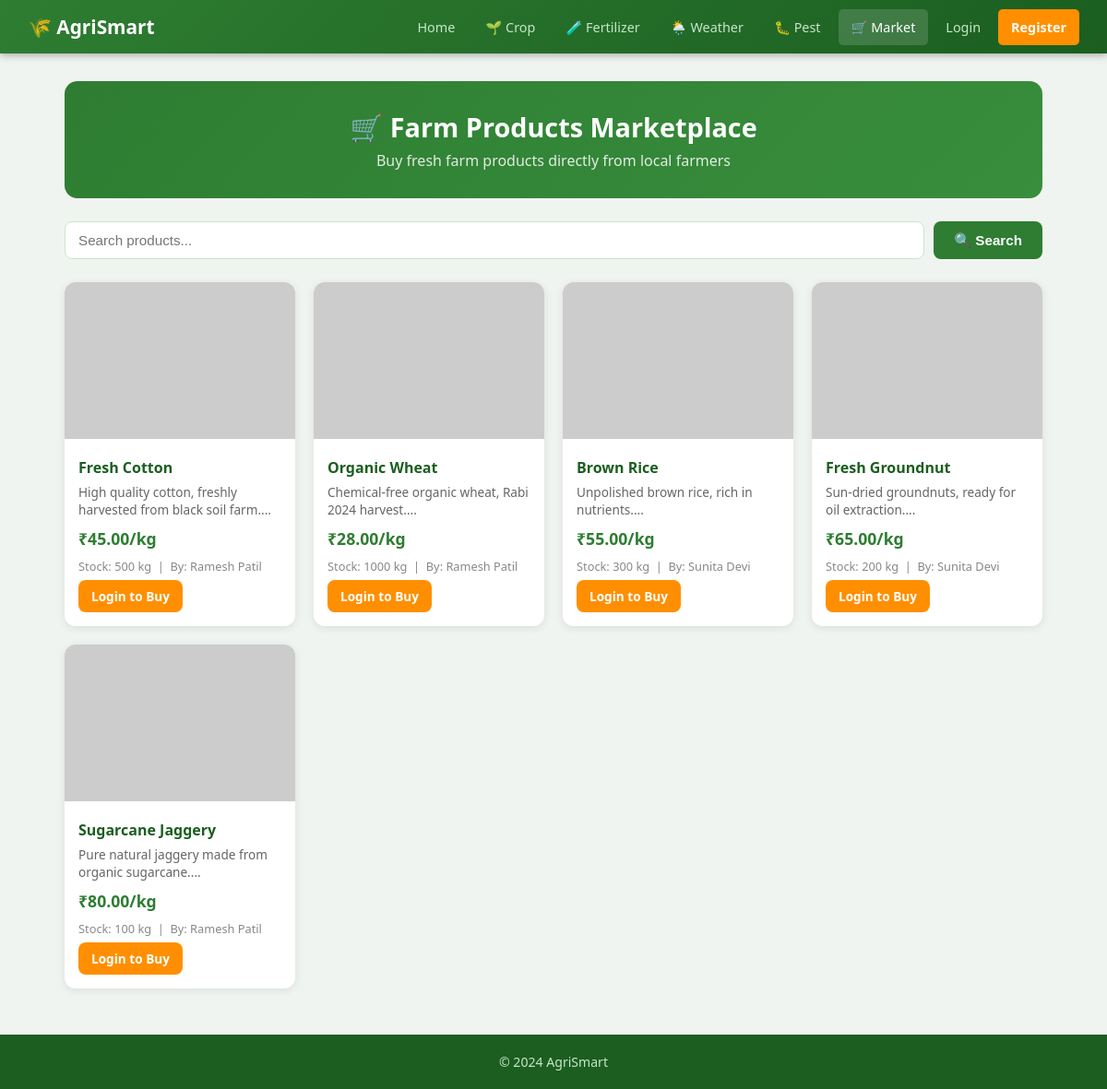
The page /marketplace.php on the database its author committed.
### tables this page shows
CREATE TABLE products (
    id INT AUTO_INCREMENT PRIMARY KEY,
    user_id INT NOT NULL,
    product_name VARCHAR(100) NOT NULL,
    description TEXT,
    price DECIMAL(10,2) NOT NULL,
    quantity INT DEFAULT 1,
    unit VARCHAR(20) DEFAULT 'kg',
    image VARCHAR(255) DEFAULT 'https://via.placeholder.com/200?text=Product',
    status ENUM('available','sold_out') DEFAULT 'available',
    created_at TIMESTAMP DEFAULT CURRENT_TIMESTAMP,
    FOREIGN KEY (user_id) REFERENCES users(id)
);

CREATE TABLE users (
    id INT AUTO_INCREMENT PRIMARY KEY,
    name VARCHAR(100) NOT NULL,
    email VARCHAR(100) UNIQUE NOT NULL,
    password VARCHAR(255) NOT NULL,
    phone VARCHAR(15),
    role ENUM('farmer','buyer','admin') DEFAULT 'farmer',
    created_at TIMESTAMP DEFAULT CURRENT_TIMESTAMP
);

### marketplace.php (the view, shortened to what this page needs)
<?php
include 'db.php';
$search = '';
$where  = "p.status='available'";
?>
<!DOCTYPE html>
<html lang="en">
<head>
    <link rel="stylesheet" href="style.css">
</head>
<body>
<nav>
    <a href="index.php" class="brand">🌾 AgriSmart</a>
    <div class="nav-links">
        <a href="index.php">Home</a>
        <a href="crop_recommend.php">🌱 Crop</a>
        <a href="fertilizer_recommend.php">🧪 Fertilizer</a>
        <a href="weather_advisory.php">🌦️ Weather</a>
        <a href="pest_disease.php">🐛 Pest</a>
        <a href="marketplace.php" class="active">🛒 Market</a>
        <?php if (isset($_SESSION['user_id'])): ?>
            <?php if ($_SESSION['role'] !== 'buyer'): ?>
                <a href="sell_product.php">📦 Sell</a>
            <?php endif; ?>
            <a href="cart.php">🛍️ Cart</a>
            <a href="orders.php">📋 Orders</a>
            <a href="logout.php" class="btn-nav">Logout</a>
        <?php else: ?>
            <a href="login.php">Login</a>
            <a href="register.php" class="btn-nav">Register</a>
        <?php endif; ?>
    </div>
</nav>
<div class="container">
    <div class="page-header">
        <h1>🛒 Farm Products Marketplace</h1>
        <p>Buy fresh farm products directly from local farmers</p>
    </div>
    <form method="get" style="margin-bottom:25px;display:flex;gap:10px;">
        <input type="text" name="search" placeholder="Search products..." value="<?= htmlspecialchars($search) ?>"
               style="flex:1;padding:11px 14px;border:1.5px solid #c8e6c9;border-radius:8px;font-size:0.95rem;">
        <button type="submit" class="btn btn-green">🔍 Search</button>
    </form>
    <div class="cards-grid">
    <?php
    $sql = "SELECT p.*, u.name AS seller FROM products p JOIN users u ON p.user_id=u.id WHERE $where ORDER BY p.created_at DESC";
    $res = mysqli_query($conn, $sql);
    if (mysqli_num_rows($res) == 0):
    ?>
        <div style="grid-column:1/-1;">
            <div class="alert alert-warning">No products found. <?php if ($search) echo "Try a different search."; ?></div>
        </div>
    <?php else: while ($row = mysqli_fetch_assoc($res)): ?>
        <div class="card">
            <img src="<?= htmlspecialchars($row['image']) ?>" alt="<?= htmlspecialchars($row['product_name']) ?>">
            <div class="card-body">
                <h3><?= htmlspecialchars($row['product_name']) ?></h3>
                <p><?= htmlspecialchars(substr($row['description'], 0, 70)) ?>...</p>
                <span class="price">₹<?= number_format($row['price'], 2) ?>/<?= $row['unit'] ?></span>
                <p style="font-size:0.8rem;color:#888;margin-bottom:5px;">
                    Stock: <?= $row['quantity'] ?> <?= $row['unit'] ?> &nbsp;|&nbsp; By: <?= htmlspecialchars($row['seller']) ?>
                </p>
                <?php if (isset($_SESSION['user_id'])): ?>
                    <a href="marketplace.php?add_cart=<?= $row['id'] ?>" class="btn btn-green" style="font-size:0.85rem;padding:8px 14px;">
                        🛍️ Add to Cart
                    </a>
                <?php else: ?>
                    <a href="login.php" class="btn btn-orange" style="font-size:0.85rem;padding:8px 14px;">
                        Login to Buy
                    </a>
                <?php endif; ?>
            </div>
        </div>
    <?php endwhile; endif; ?>
    </div>
</div>
<footer><p>&copy; 2024 AgriSmart</p></footer>
</body>
</html>

### style.css (style rules this page uses)
* { margin: 0; padding: 0; box-sizing: border-box; }
body { font-family: 'Segoe UI', Tahoma, Geneva, Verdana, sans-serif; background: #f0f4f0; color: #2d3a2d; }
nav { background: linear-gradient(135deg, #2e7d32, #1b5e20); padding: 0 30px; display: flex; align-items: center; justify-content: space-between; box-shadow: 0 2px 8px rgba(0,0,0,0.3); position: sticky; top: 0; z-index: 100; }
nav .brand { color: #fff; font-size: 1.3rem; font-weight: 700; text-decoration: none; padding: 15px 0; display: flex; align-items: center; gap: 8px; }
nav .nav-links { display: flex; gap: 5px; flex-wrap: wrap; }
nav a { color: #c8e6c9; text-decoration: none; padding: 10px 14px; border-radius: 5px; font-size: 0.9rem; transition: background 0.2s, color 0.2s; display: inline-block; }
nav a:hover, nav a.active { background: rgba(255,255,255,0.15); color: #fff; }
nav a.btn-nav { background: #ff8f00; color: #fff; font-weight: 600; }
.container { max-width: 1100px; margin: 30px auto; padding: 0 20px; }
.cards-grid { display: grid; grid-template-columns: repeat(auto-fill, minmax(240px, 1fr)); gap: 20px; margin-top: 20px; }
.card { background: #fff; border-radius: 12px; box-shadow: 0 2px 10px rgba(0,0,0,0.09); overflow: hidden; transition: transform 0.2s, box-shadow 0.2s; }
.card img { width: 100%; height: 170px; object-fit: cover; }
.card-body { padding: 15px; }
.card-body h3 { font-size: 1rem; color: #1b5e20; margin-bottom: 6px; }
.card-body p { font-size: 0.85rem; color: #666; margin-bottom: 10px; line-height: 1.4; }
.card-body .price { font-size: 1.1rem; font-weight: 700; color: #2e7d32; margin-bottom: 10px; display: block; }
.btn { display: inline-block; padding: 11px 22px; border-radius: 8px; font-size: 0.95rem; font-weight: 600; cursor: pointer; text-decoration: none; border: none; transition: background 0.2s, transform 0.1s; }
.btn-green { background: #2e7d32; color: #fff; }
.btn-orange { background: #ff8f00; color: #fff; }
.page-header { background: linear-gradient(135deg, #2e7d32, #388e3c); color: white; padding: 30px; border-radius: 14px; margin-bottom: 25px; text-align: center; }
.page-header h1 { font-size: 1.8rem; }
.page-header p { opacity: 0.85; margin-top: 6px; }
footer { background: #1b5e20; color: #c8e6c9; text-align: center; padding: 20px; margin-top: 50px; font-size: 0.88rem; }

### rows shown on the page
products: product_name "Fresh Cotton", description "High quality cotton, freshly harvested from black soil farm.", price "45.00", unit "kg", quantity "500", user.name "Ramesh Patil"
products: product_name "Organic Wheat", description "Chemical-free organic wheat, Rabi 2024 harvest.", price "28.00", unit "kg", quantity "1000", user.name "Ramesh Patil"
products: product_name "Brown Rice", description "Unpolished brown rice, rich in nutrients.", price "55.00", unit "kg", quantity "300", user.name "Sunita Devi"
products: product_name "Fresh Groundnut", description "Sun-dried groundnuts, ready for oil extraction.", price "65.00", unit "kg", quantity "200", user.name "Sunita Devi"
products: product_name "Sugarcane Jaggery", description "Pure natural jaggery made from organic sugarcane.", price "80.00", unit "kg", quantity "100", user.name "Ramesh Patil"
